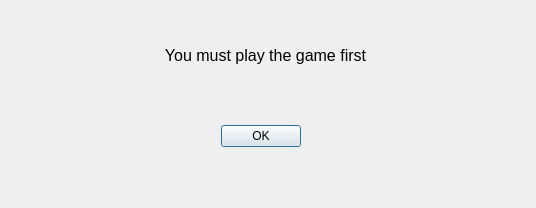
<?xml version="1.0" encoding="UTF-8"?>
<ui version="4.0">
 <class>Dialog</class>
 <widget class="QDialog" name="Dialog">
  <property name="geometry">
   <rect>
    <x>0</x>
    <y>0</y>
    <width>536</width>
    <height>208</height>
   </rect>
  </property>
  <property name="windowTitle">
   <string>Dialog</string>
  </property>
  <widget class="QDialogButtonBox" name="buttonBox">
   <property name="geometry">
    <rect>
     <x>210</x>
     <y>120</y>
     <width>91</width>
     <height>32</height>
    </rect>
   </property>
   <property name="orientation">
    <enum>Qt::Horizontal</enum>
   </property>
   <property name="standardButtons">
    <set>QDialogButtonBox::Ok</set>
   </property>
  </widget>
  <widget class="QLabel" name="label">
   <property name="geometry">
    <rect>
     <x>10</x>
     <y>40</y>
     <width>511</width>
     <height>31</height>
    </rect>
   </property>
   <property name="font">
    <font>
     <pointsize>12</pointsize>
    </font>
   </property>
   <property name="text">
    <string>You must play the game first</string>
   </property>
   <property name="alignment">
    <set>Qt::AlignCenter</set>
   </property>
  </widget>
 </widget>
 <resources/>
 <connections>
  <connection>
   <sender>buttonBox</sender>
   <signal>accepted()</signal>
   <receiver>Dialog</receiver>
   <slot>accept()</slot>
   <hints>
    <hint type="sourcelabel">
     <x>248</x>
     <y>254</y>
    </hint>
    <hint type="destinationlabel">
     <x>157</x>
     <y>274</y>
    </hint>
   </hints>
  </connection>
  <connection>
   <sender>buttonBox</sender>
   <signal>rejected()</signal>
   <receiver>Dialog</receiver>
   <slot>reject()</slot>
   <hints>
    <hint type="sourcelabel">
     <x>316</x>
     <y>260</y>
    </hint>
    <hint type="destinationlabel">
     <x>286</x>
     <y>274</y>
    </hint>
   </hints>
  </connection>
 </connections>
</ui>
